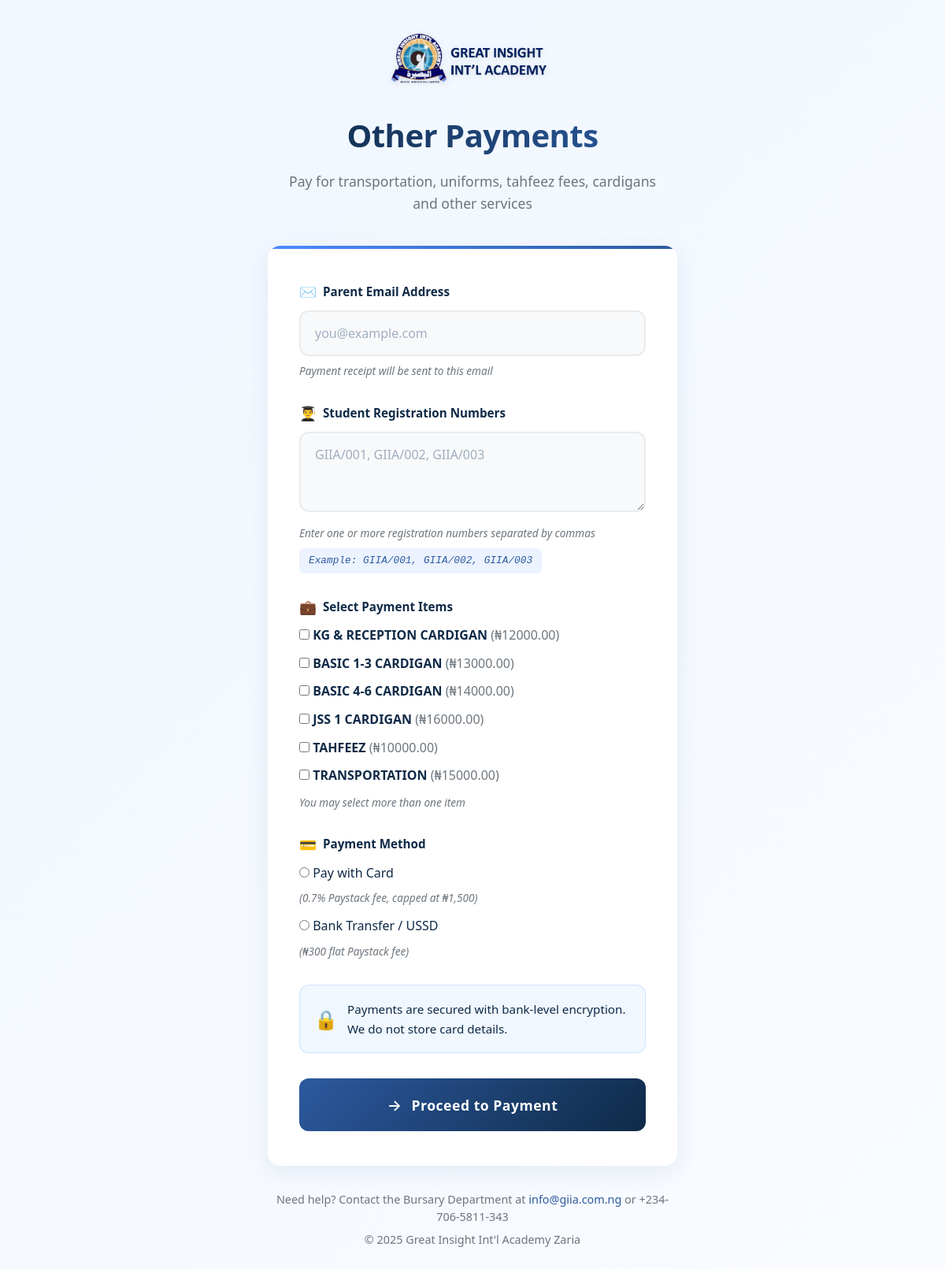
Page /school/pay/other-fees/ on the committed database.
### website/models.py (models this page shows, shortened)
class GeneralInformation(models.Model):
    phone_number = models.CharField(max_length=200)
    email = models.CharField(max_length=200)
    preamble = models.TextField()
    logo = models.ImageField(upload_to='pics', null=True)
    footer_logo = models.ImageField(upload_to='pics', null=True)
    address = models.CharField(max_length=500, null=True)

### src/models.py (models this page shows, shortened)
class OtherFeeStructure(models.Model):
    name = models.CharField(max_length=100)
    amount = models.DecimalField(max_digits=10, decimal_places=2)
    session = models.ForeignKey(
        Session,
        on_delete=models.CASCADE,
        null=True, blank=True
    )
    term = models.ForeignKey(
        Term,
        on_delete=models.CASCADE,
        null=True, blank=True
    )
    active = models.BooleanField(default=True)
    description = models.TextField(blank=True)
    created_at = models.DateTimeField(auto_now_add=True)

### src/views.py (the view, shortened to what this page needs)
# urls.py: path('pay/other-fees/', views.other_fee_payment, name='other_fee_payment'),
def other_fee_payment(request):
    other_fees = OtherFeeStructure.objects.filter(active=True)
    return render(request, "src/other_fee_payment.html", {
        "other_fees": other_fees
    })

### src/templates/src/other_fee_payment.html (shortened to what this page needs)
<!DOCTYPE html>
<html lang="en">
<head>
</head>
<body>
<div class="container">
    <div class="header">
        <div class="logo-container">
            <img src="{{ data.logo.url }}" alt="School Logo" class="logo">
        </div>
        <h1 class="page-title">Other Payments</h1>
        <p class="subtitle">
            Pay for transportation, uniforms, tahfeez fees, cardigans and other services
        </p>
    </div>
    <form method="post" class="payment-card">
        <div class="form-group">
            <label class="form-label">
                <span class="form-label-icon">✉️</span>
                Parent Email Address
            </label>
            <input
                type="email"
                name="parent_email"
                class="form-input"
                placeholder="you@example.com"
                required
            >
            <span class="helper-text">
                Payment receipt will be sent to this email
            </span>
        </div>
        <div class="form-group">
            <label class="form-label">
                <span class="form-label-icon">👨‍🎓</span>
                Student Registration Numbers
            </label>
            <textarea
                name="reg_numbers"
                class="form-input"
                rows="3"
                placeholder="GIIA/001, GIIA/002, GIIA/003"
                required></textarea>
            <div class="helper-text">
                Enter one or more registration numbers separated by commas
                <div class="format-example">
                    Example: GIIA/001, GIIA/002, GIIA/003
                </div>
            </div>
        </div>
        <div class="form-group">
            <label class="form-label">
                <span class="form-label-icon">💼</span>
                Select Payment Items
            </label>
            {% for fee in other_fees %}
            <label style="display:block; margin-bottom:10px;">
                <input type="checkbox" name="fees" value="{{ fee.id }}">
                <strong>{{ fee.name }}</strong>
                <span style="color:#6c757d;">
                    (₦{{ fee.amount|floatformat:2 }})
                </span>
            </label>
            {% endfor %}
            <span class="helper-text">
                You may select more than one item
            </span>
        </div>
        <div class="form-group">
            <label class="form-label">
                <span class="form-label-icon">💳</span>
                Payment Method
            </label>
            <label style="display:block; margin-bottom:12px;">
                <input type="radio" name="payment_method" value="card" required>
                Pay with Card
                <span class="helper-text">
                    (0.7% Paystack fee, capped at ₦1,500)
                </span>
            </label>
            <label style="display:block;">
                <input type="radio" name="payment_method" value="transfer">
                Bank Transfer / USSD
                <span class="helper-text">
                    (₦300 flat Paystack fee)
                </span>
            </label>
        </div>
        <div class="security-badge">
            <div class="security-icon">🔒</div>
            <div class="security-text">
                Payments are secured with bank-level encryption.
                We do not store card details.
            </div>
        </div>
        <button type="submit" class="submit-button">
            <span class="button-icon">→</span>
            Proceed to Payment
        </button>
    </form>
    <div class="footer">
        <p>
            Need help? Contact the Bursary Department at
            <a href="mailto:info@giia.com.ng">info@giia.com.ng</a>
            or +234-706-5811-343
        </p>
        <p style="margin-top:8px;">
            © 2025 Great Insight Int'l Academy Zaria
        </p>
    </div>
</div>
</body>
</html>

### src/templates/src/other_fee_payment.html (style rules this page uses)
:root { --navy: #0f2a47; --royal-blue: #2c5aa0; --sky-blue: #4a8cff; --soft-blue: #f0f7ff; --light-gray: #f8f9fa; --medium-gray: #e9ecef; --dark-gray: #6c757d; --success: #28a745; --white: #ffffff; --shadow: 0 8px 30px rgba(0, 46, 109, 0.08); --shadow-hover: 0 12px 40px rgba(0, 46, 109, 0.12); --border-radius: 16px; --transition: all 0.3s ease; }
* { margin: 0; padding: 0; box-sizing: border-box; font-family: 'Segoe UI', system-ui, -apple-system, sans-serif; }
body { background: linear-gradient(135deg, var(--soft-blue) 0%, #f9fbff 100%); min-height: 100vh; display: flex; flex-direction: column; align-items: center; justify-content: center; padding: 40px 24px; color: var(--navy); line-height: 1.6; }
.container { width: 100%; max-width: 520px; margin: 0 auto; animation: fadeIn 0.6s ease-out; }
.header { text-align: center; margin-bottom: 40px; }
.logo-container { margin-bottom: 28px; display: flex; justify-content: center; }
.logo { height: 72px; width: auto; object-fit: contain; filter: drop-shadow(0 2px 4px rgba(0,0,0,0.1)); }
.page-title { font-size: 2.5rem; font-weight: 700; color: var(--navy); margin-bottom: 12px; letter-spacing: -0.5px; background: linear-gradient(90deg, var(--navy), var(--royal-blue)); -webkit-background-clip: text; -webkit-text-fill-color: transparent; background-clip: text; }
.subtitle { font-size: 1.1rem; color: var(--dark-gray); font-weight: 400; max-width: 500px; margin: 0 auto; }
.payment-card { background: var(--white); border-radius: var(--border-radius); box-shadow: var(--shadow); padding: 44px 40px; transition: var(--transition); position: relative; overflow: hidden; }
.payment-card::before { content: ''; position: absolute; top: 0; left: 0; width: 100%; height: 4px; background: linear-gradient(90deg, var(--sky-blue), var(--royal-blue)); }
.form-group { margin-bottom: 28px; position: relative; }
.form-label { display: block; font-size: 0.95rem; font-weight: 600; color: var(--navy); margin-bottom: 10px; display: flex; align-items: center; gap: 8px; }
.form-label-icon { color: var(--sky-blue); font-size: 1.1rem; }
.form-input { width: 100%; padding: 16px 18px; border: 2px solid var(--medium-gray); border-radius: 12px; font-size: 1rem; color: var(--navy); background: var(--light-gray); transition: var(--transition); }
.form-input::placeholder { color: #a0aec0; }
.helper-text { font-size: 0.85rem; color: var(--dark-gray); margin-top: 8px; display: block; font-style: italic; }
.format-example { font-size: 0.8rem; color: var(--royal-blue); background: rgba(74, 140, 255, 0.1); padding: 6px 12px; border-radius: 6px; margin-top: 8px; display: inline-block; font-family: monospace; }
.security-badge { display: flex; align-items: center; gap: 12px; background: var(--soft-blue); border-radius: 12px; padding: 18px; margin: 32px 0; border: 1px solid rgba(74, 140, 255, 0.2); }
.security-icon { color: var(--success); font-size: 1.5rem; flex-shrink: 0; }
.security-text { font-size: 0.95rem; color: var(--navy); font-weight: 500; }
.submit-button { width: 100%; padding: 20px; background: linear-gradient(135deg, var(--royal-blue), var(--navy)); color: white; border: none; border-radius: 12px; font-size: 1.1rem; font-weight: 600; cursor: pointer; transition: var(--transition); display: flex; align-items: center; justify-content: center; gap: 12px; letter-spacing: 0.5px; }
.button-icon { font-size: 1.2rem; }
.footer { text-align: center; margin-top: 32px; color: var(--dark-gray); font-size: 0.9rem; line-height: 1.5; }
.footer a { color: var(--royal-blue); text-decoration: none; font-weight: 500; }

### rows in the picture
GeneralInformation: logo (picture)
OtherFeeStructure: name "KG & RECEPTION CARDIGAN", amount "12000.00"
OtherFeeStructure: name "BASIC 1-3 CARDIGAN", amount "13000.00"
OtherFeeStructure: name "BASIC 4-6 CARDIGAN", amount "14000.00"
OtherFeeStructure: name "JSS 1 CARDIGAN", amount "16000.00"
OtherFeeStructure: name "TAHFEEZ", amount "10000.00"
OtherFeeStructure: name "TRANSPORTATION", amount "15000.00"
